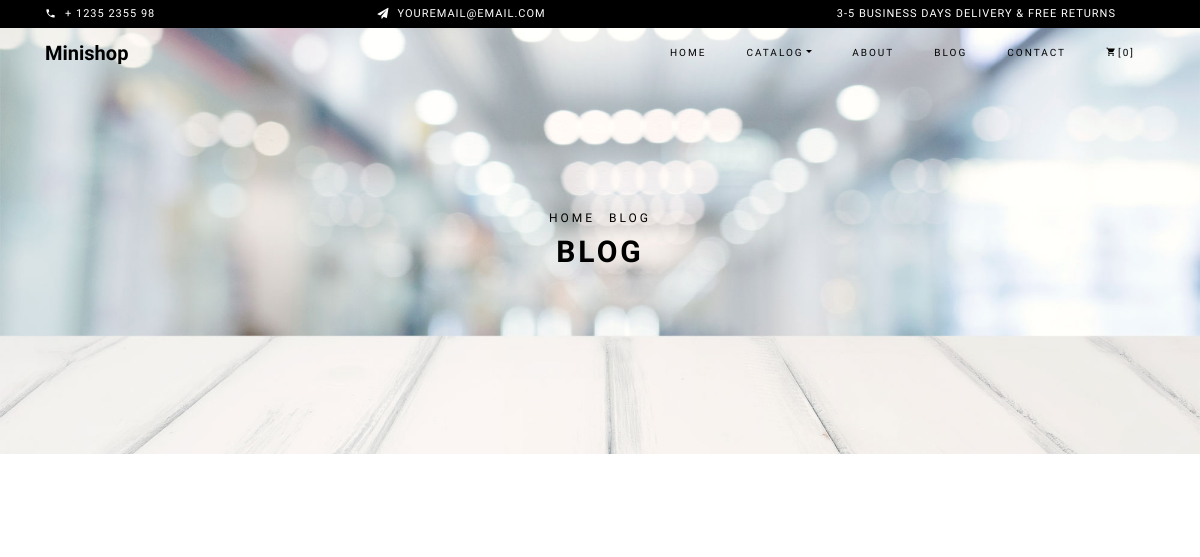
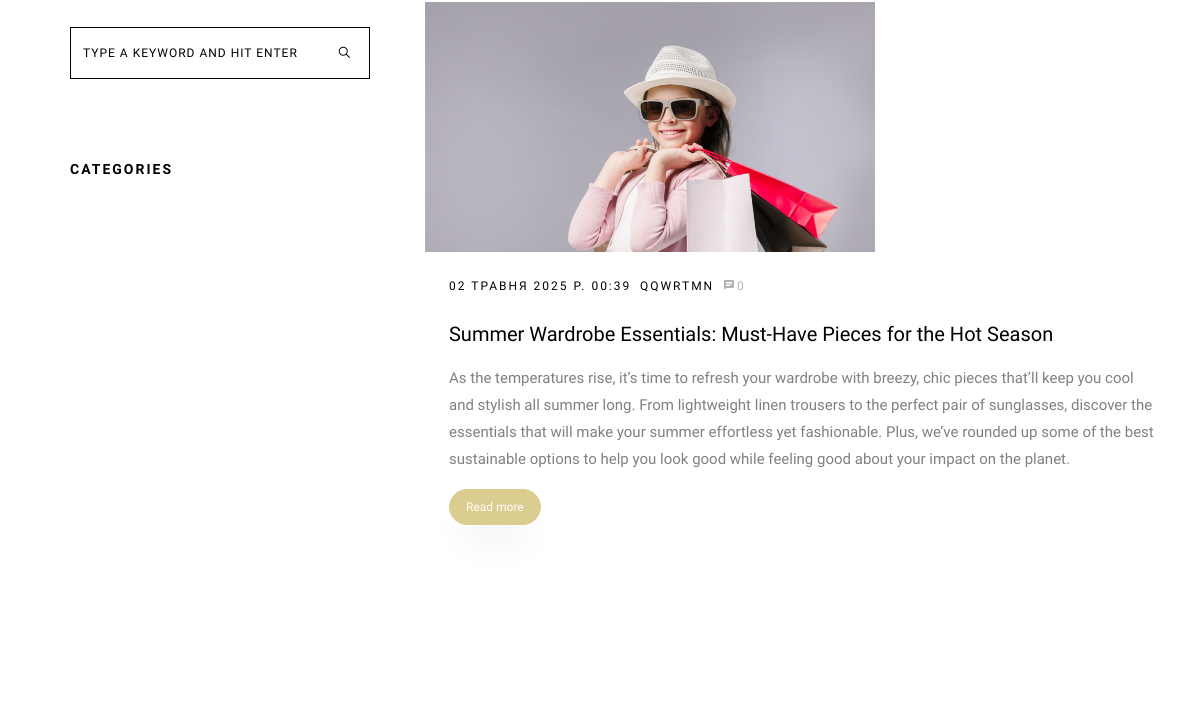
Before: /blog/ (upper part) with the older database file (2 pictures, top to bottom).
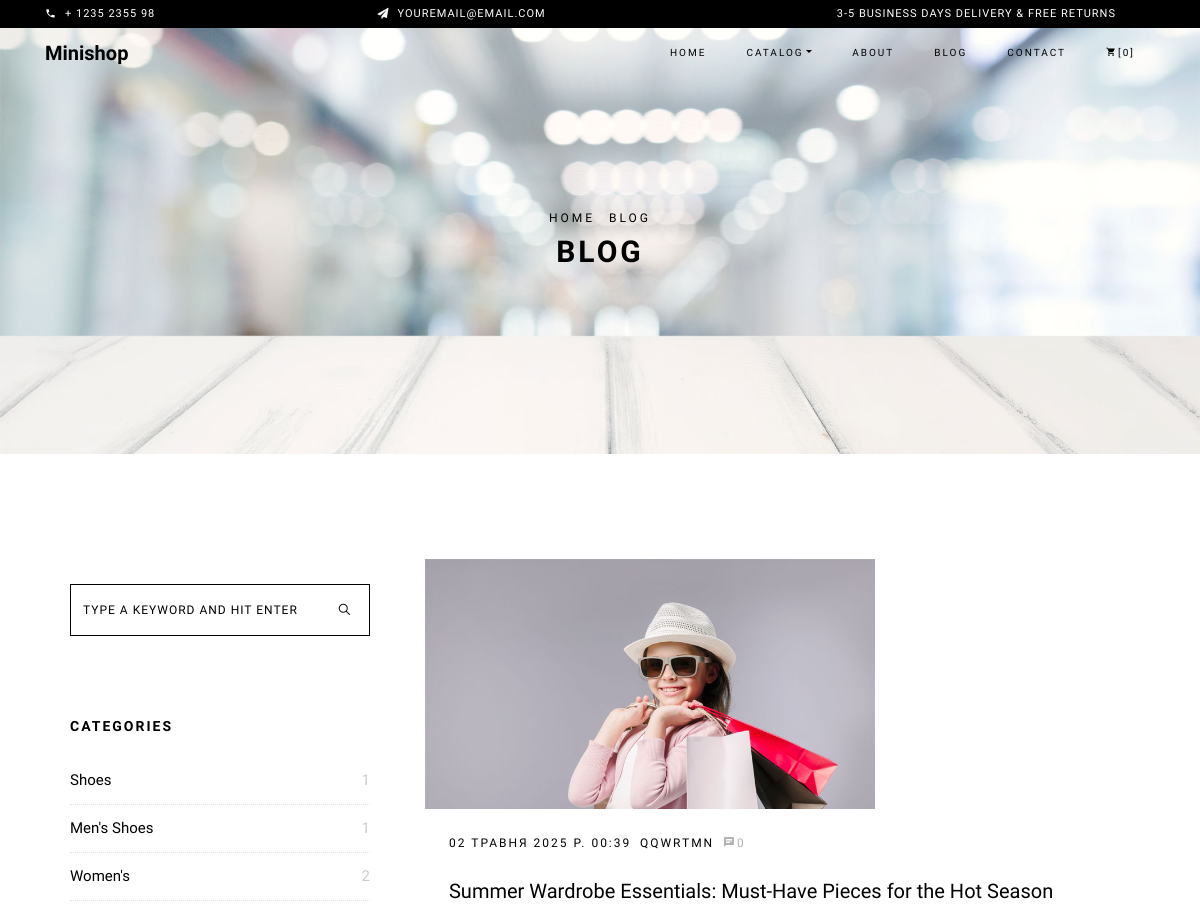
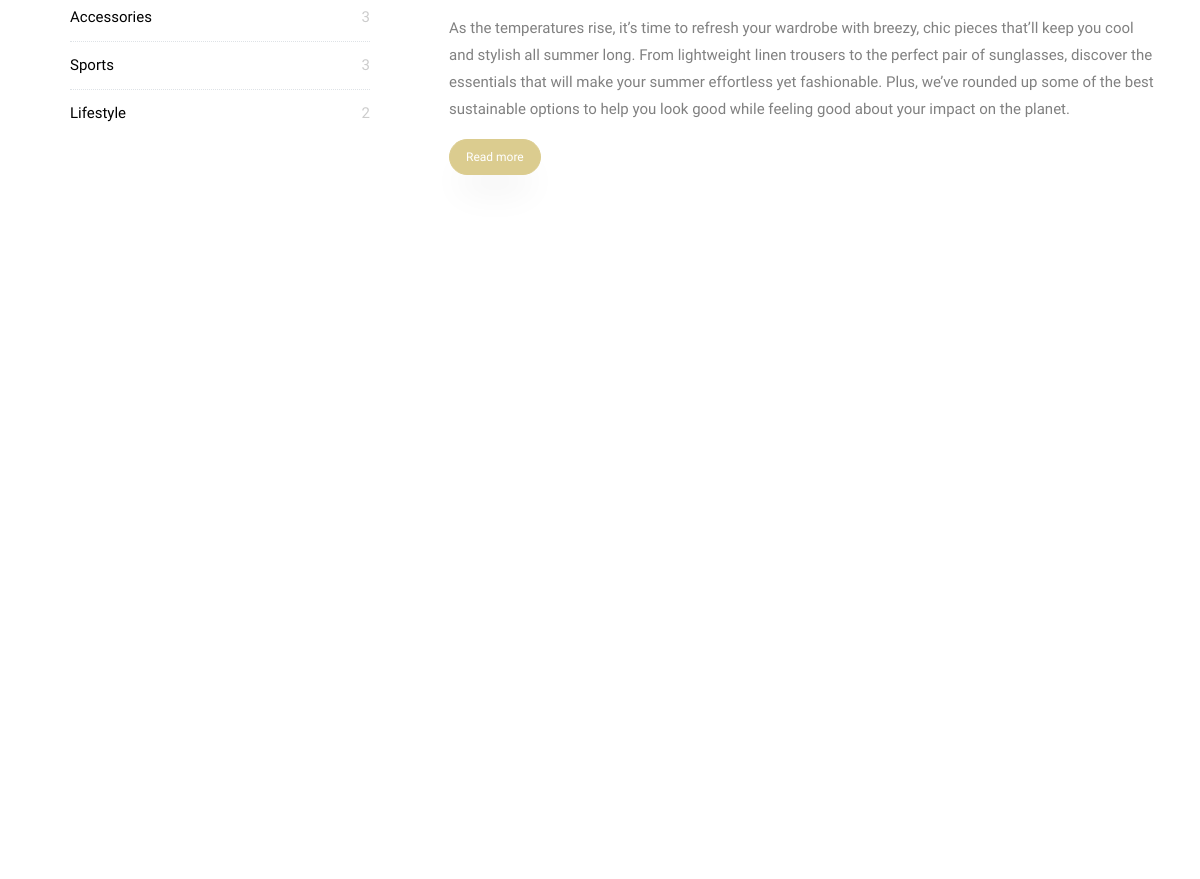
After: the same page with the newer database file (2 pictures, top to bottom).
### blog/models.py (models this page shows, shortened)
class Blogs(models.Model):
    name_text = models.CharField(verbose_name='назва блогу', max_length=70)
    desc = models.TextField(verbose_name='опис не повний')
    desc_all = models.TextField(verbose_name='опис повний',blank=True)
    comment = models.ManyToManyField(Comment,blank=True)
    user = models.ForeignKey(User,on_delete=models.CASCADE)
    date = models.DateTimeField(auto_now_add=True)
    tag = models.ManyToManyField(Tag)
    img = models.ImageField(verbose_name='картинка', blank=True, null=True)
    category = models.ManyToManyField(Category)
    def comment_count(self):
        return self.comment.count()

class User(models.Model):
    name = models.CharField(verbose_name="ім`я",max_length=15)
    desc = models.TextField(verbose_name='опис',max_length=400)
    def __str__(self):
        return self.name

class Category(models.Model):
    name = models.CharField(verbose_name="ім`я",max_length=15)
    def category_count(self):
        return self.blogs_set.count()

### blog/views.py (the view)
# urls.py: path('', views.blog, name='blog'),
def blog(request):
    gallery = Gallery.objects.all()
    blogs = Blogs.objects.exclude(name_text__exact='')
    tag = Tag.objects.all()
    category = Category.objects.all()
    latest_blogs = Blogs.objects.order_by('-date')[:3]
    category_filter = request.GET.get('category', None)
    tag_filter = request.GET.get('tag', None)
    if category_filter:
        blogs = blogs.filter(category__id=category_filter)
    if tag_filter:
        blogs = blogs.filter(tag__id=tag_filter)
    form = SearchForm(request.GET)
    if form.is_valid():
        query = form.cleaned_data.get('query')
        if query:
            blogs = blogs.filter(name_text__icontains=query) | blogs.filter(desc__icontains=query)
    context = {
        'gallery': gallery,
        'blogs': blogs,
        'tag': tag,
        'category': category,
        'latest_blogs': latest_blogs,
        'form': form
    }
    return render(request, 'html_files/blog.html', context)

### blog/forms.py
class SearchForm(forms.Form):
    query = forms.CharField(max_length=100, required=False)

### templates/html_files/blog.html (shortened to what this page needs)
{% extends 'html_files/base.html' %}
{% load static %}
{% block content %}
<div class="hero-wrap hero-bread" style="background-image: url({% static 'blog/images/bg_6.jpg' %});">
    <div class="container">
        <div class="row no-gutters slider-text align-items-center justify-content-center">
            <div class="col-md-9 ftco-animate text-center">
                <p class="breadcrumbs"><span class="mr-2"><a href="{% url 'main_page:index' %}">Home</a></span> <span>Blog</span></p>
                <h1 class="mb-0 bread">Blog</h1>
            </div>
        </div>
    </div>
</div>
<section class="ftco-section ftco-degree-bg">
    <div class="container">
        <div class="row">
            <div class="col-lg-8 order-lg-last ftco-animate">
                <div class="row">
                    {% for b in blogs %}
                        <div class="col-md-12 ftco-animate">
                            <div class="blog-entry align-self-stretch">
                                <a href="{% url 'blog_page:blog-single' name=b.name_text %}" class="block-20" style="background-image: url('{{ b.img.url }}');"></a>
                                <div class="text d-block pl-md-4">
                                    <div class="meta mb-3">
                                        <div><a href="{% url 'blog_page:blog-single' name=b.name_text %}">{{ b.date }}</a></div>
                                        <div><a href="{% url 'blog_page:blog-single' name=b.name_text %}">{{ b.user }}</a></div>
                                        <div><a href="#" class="meta-chat"><span class="icon-chat"></span>{{ b.comment_count }}</a></div>
                                    </div>
                                    <h3 class="heading"><a href="{% url 'blog_page:blog-single' name=b.name_text %}">{{ b.name_text }}</a></h3>
                                    <p>{{ b.desc }}</p>
                                    <p><a href="{% url 'blog_page:blog-single' name=b.name_text %}" class="btn btn-primary py-2 px-3">Read more</a></p>
                                </div>
                            </div>
                        </div>
                    {% endfor %}
                </div>
            </div>
            <div class="col-lg-4 sidebar ftco-animate">
                <div class="sidebar-box">
                    <form method="get" action="{% url 'blog_page:blog' %}" class="search-form">
                        <div class="form-group">
                            <span class="icon ion-ios-search"></span>
                            <input type="text" name="query" class="form-control" placeholder="Type a keyword and hit enter" value="{{ request.GET.query }}">
                        </div>
                    </form>
                </div>
                <div class="sidebar-box ftco-animate">
                    <h3 class="heading">Categories</h3>
                    <ul class="categories">
                        {% for c in category.all %}
                            <li><a href="{% url 'blog_page:blog' %}?category={{ c.id }}">{{ c.name }}<span>{{ c.category_count }}</span></a></li>
                        {% endfor %}
                    </ul>
                </div>
            </div>
        </div>
    </div>
</section>
{% endblock %}

### templates/html_files/base.html (shortened to what this page needs)
<!DOCTYPE html>
<html lang="en">
  <head>
      {% load static %}
    <link rel="stylesheet" href="{% static 'blog/css/open-iconic-bootstrap.min.css' %}">
    <link rel="stylesheet" href="{% static 'blog/css/animate.css' %}">
    <link rel="stylesheet" href="{% static 'blog/css/owl.carousel.min.css' %}">
    <link rel="stylesheet" href="{% static 'blog/css/owl.theme.default.min.css' %}">
    <link rel="stylesheet" href="{% static 'blog/css/magnific-popup.css' %}">
    <link rel="stylesheet" href="{% static 'blog/css/aos.css' %}">
    <link rel="stylesheet" href="{% static 'blog/css/ionicons.min.css' %}">
    <link rel="stylesheet" href="{% static 'blog/css/bootstrap-datepicker.css' %}">
    <link rel="stylesheet" href="{% static 'blog/css/jquery.timepicker.css' %}">
    <link rel="stylesheet" href="{% static 'blog/css/flaticon.css' %}">
    <link rel="stylesheet" href="{% static 'blog/css/icomoon.css' %}">
    <link rel="stylesheet" href="{% static 'blog/css/style.css' %}">
  </head>
  <body class="goto-here">
  {% include 'html_files/nav.html' %}
  {% block content %}{% endblock %}
  </body>
</html>

### templates/html_files/nav.html (shortened to what this page needs)
<div class="py-1 bg-black">
    	<div class="container">
    		<div class="row no-gutters d-flex align-items-start align-items-center px-md-0">
	    		<div class="col-lg-12 d-block">
		    		<div class="row d-flex">
		    			<div class="col-md pr-4 d-flex topper align-items-center">
					    	<div class="icon mr-2 d-flex justify-content-center align-items-center"><span class="icon-phone2"></span></div>
						    <span class="text">+ 1235 2355 98</span>
					    </div>
					    <div class="col-md pr-4 d-flex topper align-items-center">
					    	<div class="icon mr-2 d-flex justify-content-center align-items-center"><span class="icon-paper-plane"></span></div>
						    <span class="text">youremail@email.com</span>
					    </div>
					    <div class="col-md-5 pr-4 d-flex topper align-items-center text-lg-right">
						    <span class="text">3-5 Business days delivery &amp; Free Returns</span>
					    </div>
				    </div>
			    </div>
		    </div>
		  </div>
    </div>
    <nav class="navbar navbar-expand-lg navbar-dark ftco_navbar bg-dark ftco-navbar-light" id="ftco-navbar">
	    <div class="container">
	      <a class="navbar-brand" href="{% url 'main_page:index' %}">Minishop</a>
	      <div class="collapse navbar-collapse" id="ftco-nav">
	        <ul class="navbar-nav ml-auto">
	          <li class="nav-item active"><a href="{% url 'main_page:index' %}" class="nav-link">Home</a></li>
	          <li class="nav-item dropdown">
              <a class="nav-link dropdown-toggle" href="#" id="dropdown04" data-toggle="dropdown" aria-haspopup="true" aria-expanded="false">Catalog</a>
            </li>
	          <li class="nav-item"><a href="{% url 'main_page:about' %}" class="nav-link">About</a></li>
	          <li class="nav-item"><a href="{% url 'blog_page:blog' %}" class="nav-link">Blog</a></li>
	          <li class="nav-item"><a href="{% url 'main_page:contact' %}" class="nav-link">Contact</a></li>
	          <li class="nav-item cta cta-colored"><a href="{% url 'main_page:cart' %}" class="nav-link"><span class="icon-shopping_cart"></span>[0]</a></li>
	        </ul>
	      </div>
	    </div>
	  </nav>

### static/blog/css/icomoon.css (style rules this page uses)
[class^="icon-"], [class*=" icon-"] { font-family: 'icomoon' !important; speak: none; font-style: normal; font-weight: normal; font-variant: normal; text-transform: none; line-height: 1; -webkit-font-smoothing: antialiased; -moz-osx-font-smoothing: grayscale; }
.icon-paper-plane:before { content: "\f1d8"; }
.icon-phone2:before { content: "\e0cd"; }
.icon-chat:before { content: "\e0b7"; }
.icon-shopping_cart:before { content: "\e8cc"; }

Changed rows visible on the page:
added Category: name "Shoes", category_count "1"
added Category: name "Men's Shoes", category_count "1"
added Category: name "Women's", category_count "2"
added Category: name "Accessories", category_count "3"
added Category: name "Sports", category_count "3"
added Category: name "Lifestyle", category_count "2"
